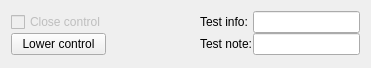
              <widget class="QWidget" name="layoutWidget1">
               <property name="geometry">
                <rect>
                 <x>13</x>
                 <y>30</y>
                 <width>371</width>
                 <height>68</height>
                </rect>
               </property>
               <layout class="QHBoxLayout" name="horizontalLayout_36">
                <item>
                 <layout class="QVBoxLayout" name="verticalLayout_7">
                  <property name="spacing">
                   <number>0</number>
                  </property>
                  <item>
                   <widget class="QCheckBox" name="upperCloseControl">
                    <property name="enabled">
                     <bool>false</bool>
                    </property>
                    <property name="text">
                     <string>Close control</string>
                    </property>
                   </widget>
                  </item>
                  <item>
                   <widget class="QPushButton" name="lowerControlButton">
                    <property name="text">
                     <string>Lower control</string>
                    </property>
                   </widget>
                  </item>
                 </layout>
                </item>
                <item>
                 <spacer name="horizontalSpacer">
                  <property name="orientation">
                   <enum>Qt::Horizontal</enum>
                  </property>
                  <property name="sizeHint" stdset="0">
                   <size>
                    <width>18</width>
                    <height>13</height>
                   </size>
                  </property>
                 </spacer>
                </item>
                <item>
                 <layout class="QVBoxLayout" name="verticalLayout_8">
                  <property name="spacing">
                   <number>0</number>
                  </property>
                  <item>
                   <layout class="QHBoxLayout" name="horizontalLayout_29" stretch="2,4">
                    <item>
                     <widget class="QLabel" name="label_3">
                      <property name="text">
                       <string>Test info:</string>
                      </property>
                     </widget>
                    </item>
                    <item>
                     <widget class="QLineEdit" name="lineEditTestInfo"/>
                    </item>
                   </layout>
                  </item>
                  <item>
                   <layout class="QHBoxLayout" name="horizontalLayout_30" stretch="2,4">
                    <item>
                     <widget class="QLabel" name="label_4">
                      <property name="text">
                       <string>Test note:</string>
                      </property>
                     </widget>
                    </item>
                    <item>
                     <widget class="QLineEdit" name="lineEditTestNote"/>
                    </item>
                   </layout>
                  </item>
                 </layout>
                </item>
               </layout>
              </widget>
